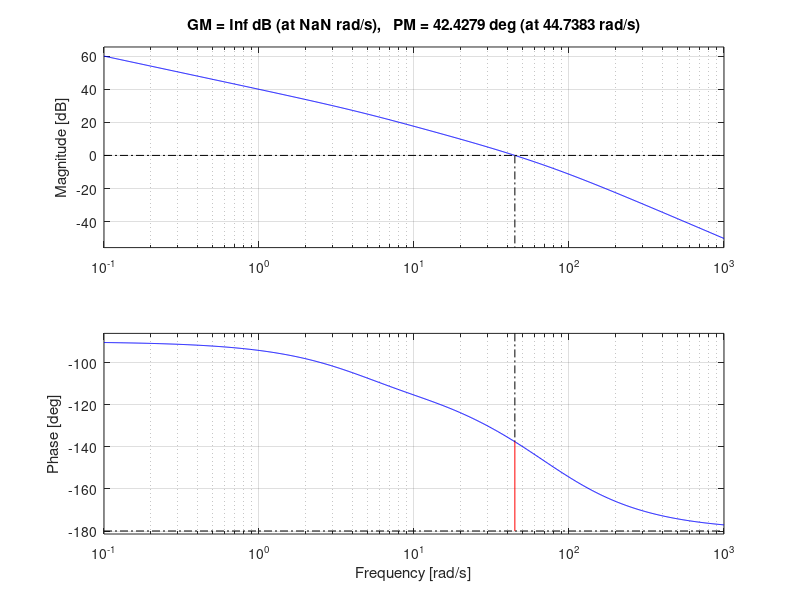

The MATLAB source for this figure:
s = tf('s');
num = 2500;
den = s*(s+25);
G = num / den;
Lead = (1/sqrt(1.84)) * (0.0157*1.84*s + 1) / (0.0157*s + 1);
Lag = 1.35 * ( 0.1*s + 1 ) / (0.147*s+1);
margin(G*Lead*Lag)
G*Lead*Lag